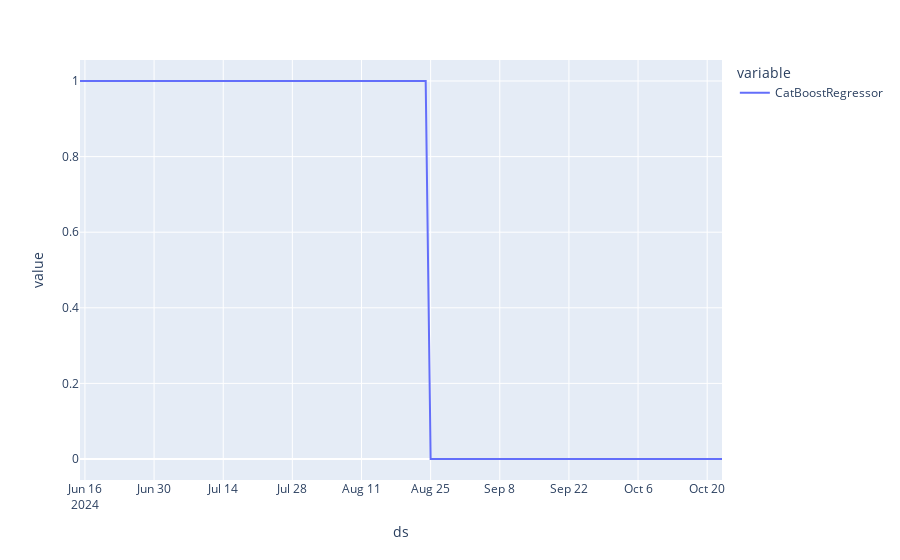

The code cell stored with this chart in its notebook:
### Code cell
existing_predictions.groupby('ds')['CatBoostRegressor'].apply(lambda x: pd.isna(x).sum()).plot()

### Figure 1 — Plotly figure (JSON) as saved in the notebook; plotly's stock layout.template omitted (floating-point values rounded to 4 significant figures; data arrays with more than 128 entries replaced by an {"elided": "..."} marker saying what was removed)
{"data": [{"hovertemplate": "variable=CatBoostRegressor<br>ds=%{x}<br>value=%{y}<extra></extra>", "legendgroup": "CatBoostRegressor", "line": {"color": "#636efa", "dash": "solid"}, "marker": {"symbol": "circle"}, "mode": "lines", "name": "CatBoostRegressor", "orientation": "v", "showlegend": true, "type": "scatter", "x": {"elided": "131 str values"}, "xaxis": "x", "y": {"elided": "131 int values"}, "yaxis": "y"}], "layout": {"legend": {"title": {"text": "variable"}, "tracegroupgap": 0}, "margin": {"t": 60}, "xaxis": {"anchor": "y", "domain": [0, 1], "title": {"text": "ds"}}, "yaxis": {"anchor": "x", "domain": [0, 1], "title": {"text": "value"}}}}
